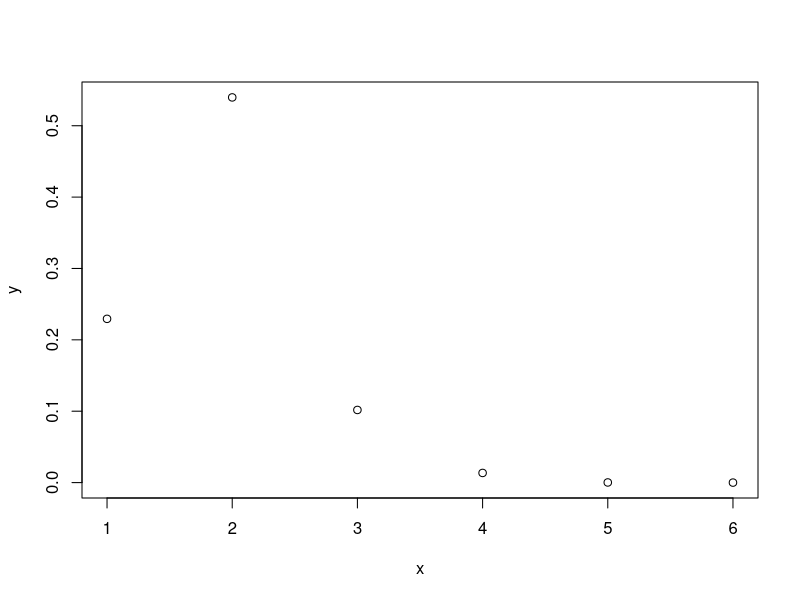
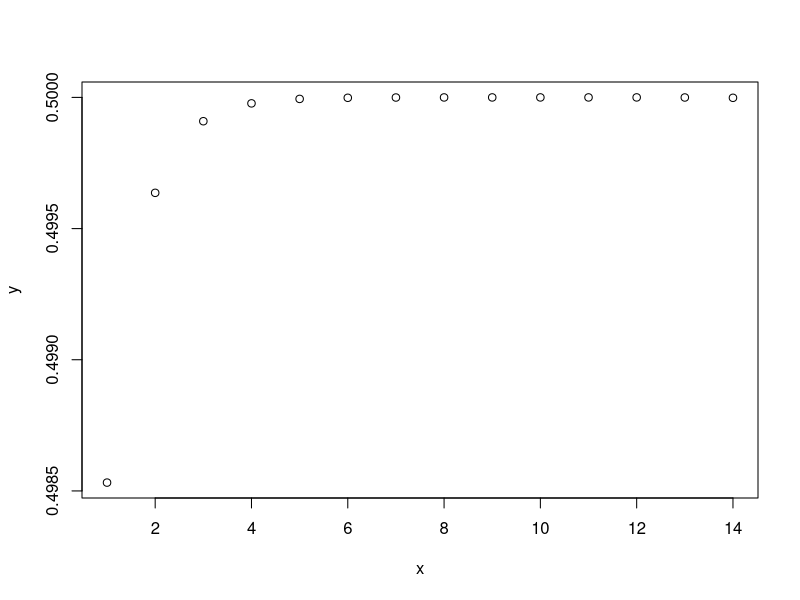
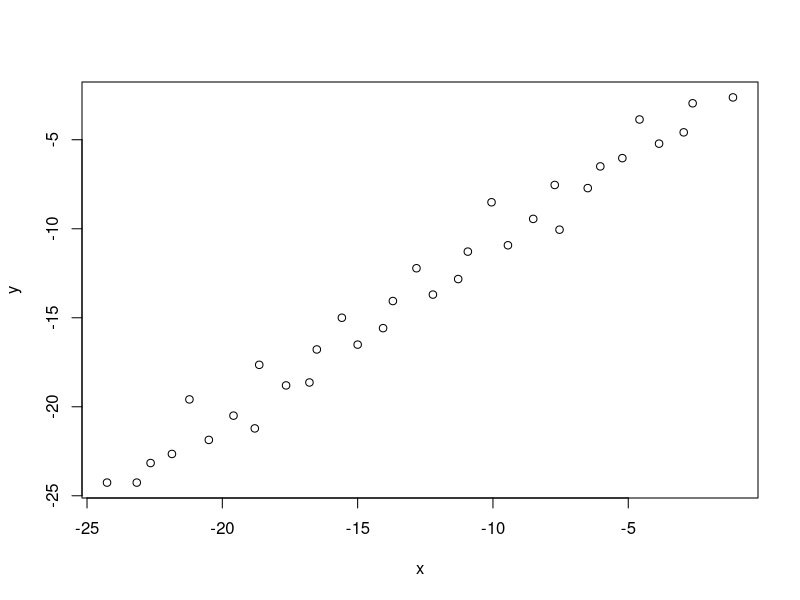

Source code (R) for these figures, in order:
## ---- chunk 1
log(10^8)/log(2)
## ---- chunk 2
f = function(x){
  return((cos(x))^2+sin(x)-1)
}
bisect = function(f,interval,tol=0.5*10^-10,max.its=40,verbose=FALSE){
  history = rep(NA, max.its)
  a = interval[1]
  b = interval[2]
  fa = f(a)
  fb = f(b)
  if (sign(fa)*sign(fb) >= 0 ) 
    stop("f(a)f(b)<0 not satisfied")
  for (j in 1:max.its){
    history[j] = (a+b)/2
    if ((b-a)/2 < tol) break
    fc = f(history[j])
    if (verbose==TRUE) {               # show values at each step for debugging
      print(j) 
      print(c(a,history[j],b,b-a))
    }
    if (fc == 0)  break
    if (sign(fc)*sign(fa) < 0) {
      b = history[j]
      fb = fc
    }
    else {
      a = history[j]
      fa = fc
    }
  }
  root=(a+b)/2
  return(list(root=root,history=history[!is.na(history)]))
}

options(digits = 9) 
interval <- c(2.5,3.5)
tol=0.5*10e-8
out=bisect(f,interval,tol=tol)
print(out$root)
print(out$history)
## ---- chunk 3
newton=function(x,its){
  res=x
  while (its>0) {
    x<-x-((cos(x))^2+sin(x)-1)/(-sin(2*x)+cos(x))
    res=c(res,x)
    its<-its-1
  }
  return(res)
}
x<-4.25
newton(x,50)
e<-abs((newton(x,50)-pi))

x=c(1:6)
y=e[2:7]/e[1:6]
plot(x,y)
## ---- chunk 4
x<-1.5
e<-abs((newton(x,50)-pi/2))
x=c(1:14)
y=e[2:15]/e[1:14]
plot(x,y)
## ---- chunk 5
f=function(x){
  A<-cbind(c(1,4,7,x),c(2,5,x,10),c(3,x,8,11),c(x,6,9,12))
  return(det(A)-1000)
}
6*log(10)/log(2)
options(digits = 7) 
interval <- c(9,10)
out=bisect(f,interval,max.its = 20)
print(out$root)
print(out$history)
## ---- chunk 6
x<-9.708299
f(x)+1000 # corresponding determinant 
f(x)
## ---- chunk 7
options(digits = 9) 
interval <- c(-18,-17)
out=bisect(f,interval)
print(out$root)
print(out$history)
## ---- chunk 8
x<--17.188498
f(x)+1000 # corresponding determinant 
f(x)
## ---- chunk 9
require(Matrix)
A=Hilbert(5)

f=function(x){
  A[1,1]<-x
  return(det(A-pi*diag(1,5,5)))
}
options(digits = 9) 
interval <- c(0,10)
out=bisect(f,interval)
print(out$root)
print(out$history)

A[1,1]<-2.948010
options(digits = 7)
max(eigen(A)$values)
## ---- chunk 10
my.sqrt=function(x){   # the number for square root finding
  f=function(t){      # t is the square root of x
    return(t^2-x)
  }
  return(bisect(f,c(0,10))$root)  # using bisection method get the t
}

my.sqrt(1)
my.sqrt(4)
my.sqrt(9)
my.sqrt(16)
## ---- chunk 11
f=function(r){
  return((r^3*(2*r^2+5*0.1^2))/(2*(r^2+0.1^2)^(5/2))-0.9)
}
options(digits=10)
out=bisect(f,c(0,1))
out
## ---- chunk 12
10*log(10)/log(2)
## ---- chunk 13
options(digits=15)
(rout=bisect(f,c(0,1))$root)
## ---- chunk 14
(e<-(abs(out$history-rout)))
## ---- chunk 15
x=log(e[1])
y=log(e[2])
for (i in 2:(length(e)-2)) {
  x=c(x,log(e[i]))
  y=c(y,log(e[i+1]))
}
plot(x,y,lm=TRUE)
lm(y~x)
## ---- chunk 16
secant.method <- function(f, x0, x1, tol = 0.5e-10, n = 40) {
  history = rep(NA, n) 
  for (i in 1:n) {
    x2 <- x1 - f(x1) / ((f(x1) - f(x0)) / (x1 - x0)) 
    if (abs(x2 - x1) < tol) {
      root=x2
      break
    }
    x0 <- x1
    x1 <- x2
    root=x2
    history=c(history,x2)
  }
  return(list(root=root,history=history[!is.na(history)]))
}
secant.method(f, 0, 0.1)
